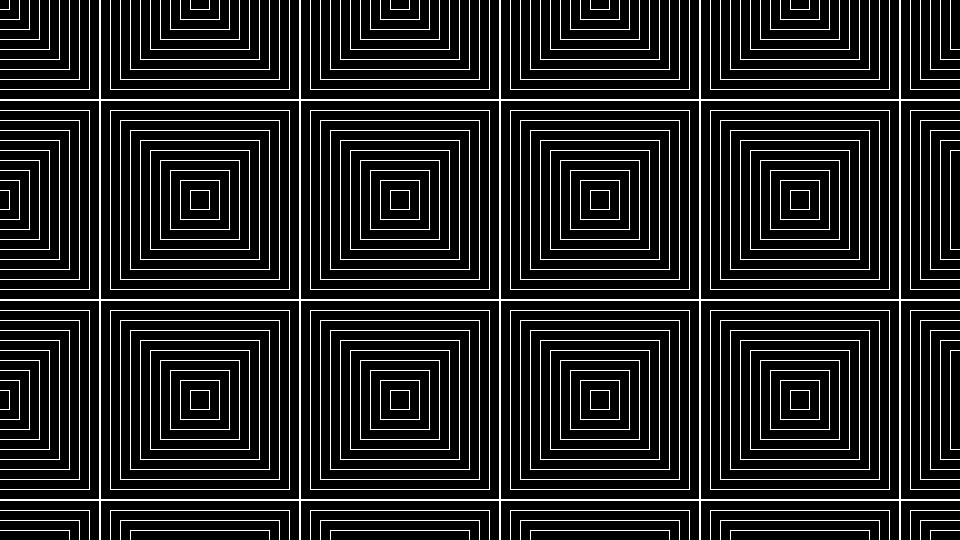
Frame 1 (no input)
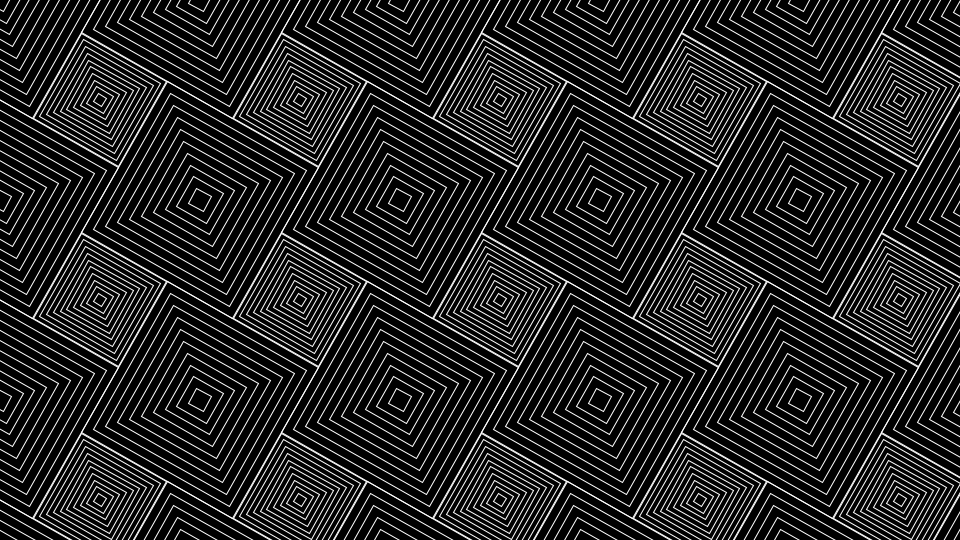
Frame 60 (the mouse pressed at the canvas centre just before this capture)
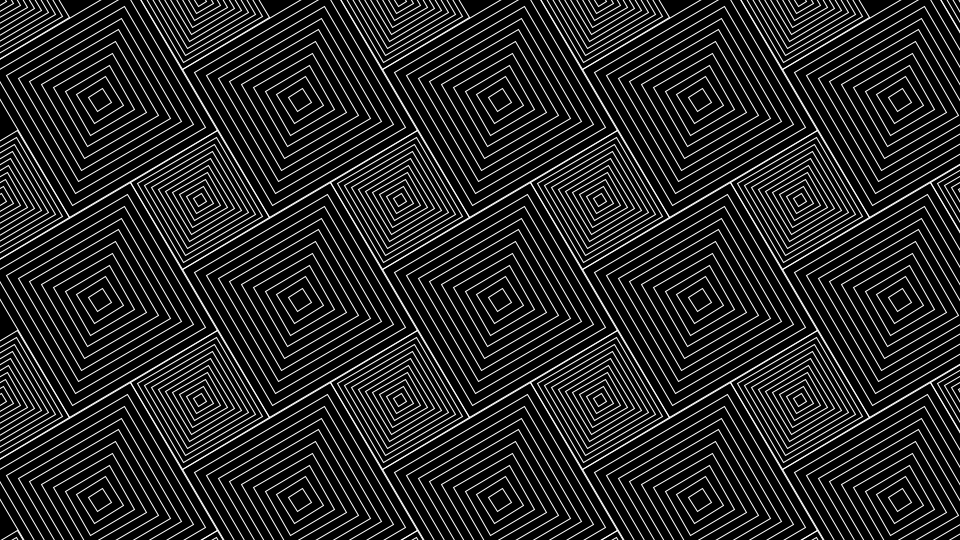
Frame 120 (the mouse held since frame 60 and released just before this capture)

The Processing sketch that drew these frames (run headless with seeded random() and noise(); from frame 60 on, the mouse is pressed at the canvas centre):

// Processing sketch: sketch_xxx_grid_sin_cos_animation
// ── sketch_xxx_grid_sin_cos_animation.pde
float a = 0;
int gridSize = 200;

void setup() {
  size(960, 540);
  rectMode(CENTER);
  noFill();
  stroke(255);
  smooth();
}

void draw() {
  background(0);
  for (int j =0; j < height+gridSize*2; j+=gridSize) {
    for (int i =0; i < width+gridSize*2; i+=gridSize) {
      
      pushMatrix();
      translate(i+gridSize/2, j+gridSize/2);
      rotate(radians(a));
      for (int d = gridSize-1; d > 0; d-= gridSize/10) {
        rect(0, 0, (d)*abs(sin(radians(a))),(d)*abs(sin(radians(a))));
      }
      popMatrix();
      
      pushMatrix();
      translate(i-gridSize, j-gridSize);
      rotate(radians(a));
      for (int d = gridSize-1; d > 0; d-= gridSize/10) {
        rect(0, 0, (d)*abs(cos(radians(a))),(d)*abs(cos(radians(a))));
      }
      popMatrix();
    }
  }
  a+=0.5;
}
